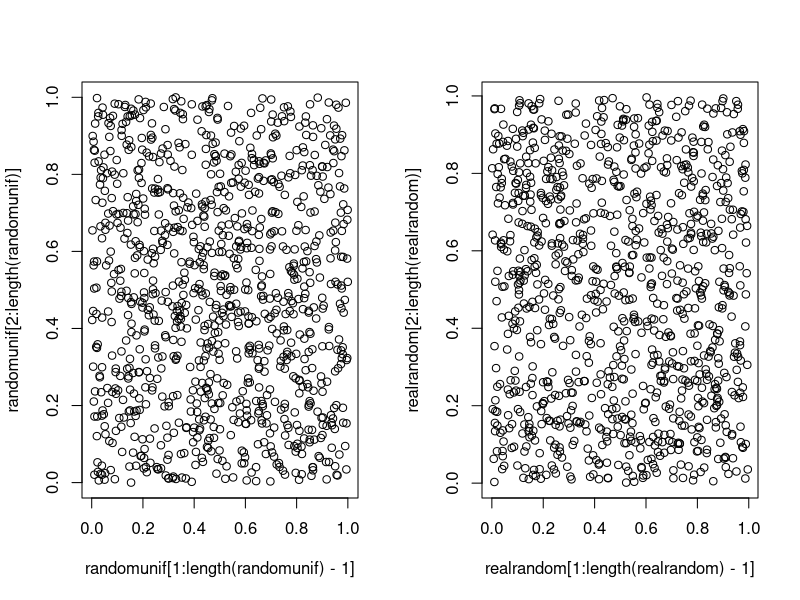

Generate this figure with R:
LCG.setvalues <- function(x0= 4711,a= 13445,b= 4321983212333411,m= 2^31-1){
  a <<- a
  b <<- b
  x0 <<-x0
  m<<-m
}
LCG.random.gen <- function(n){
  
  random.vector = rep(0,n+1)
  random.vector[1] = x0
  for(i in 2:n){
    
    random.vector[i] = (a*random.vector[i-1] + b) %% m
  }
  return(random.vector[-1]/m)
}


LCG.setvalues(3434)
randomunif <- LCG.random.gen(1000)
realrandom <- runif(1000)
par(mfrow=c(1,2))
plot(randomunif[1:length(randomunif)-1],randomunif[2:length(randomunif)])
plot(realrandom[1:length(realrandom)-1],realrandom[2:length(realrandom)])
